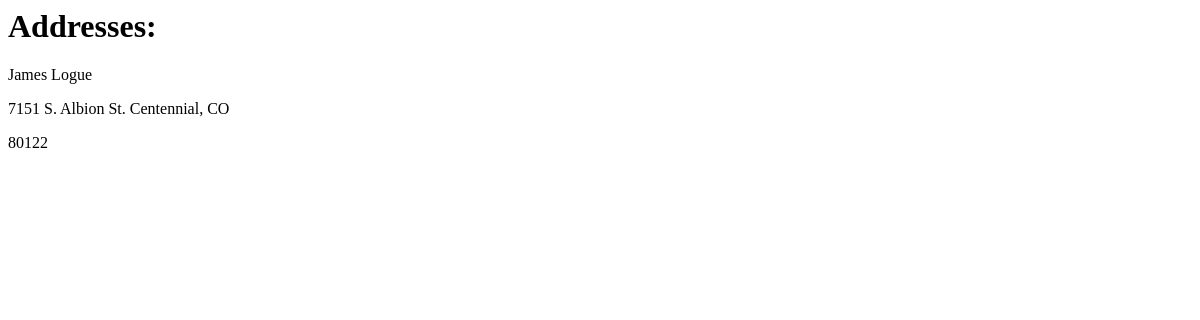
The page /address_book on the database as committed earlier.
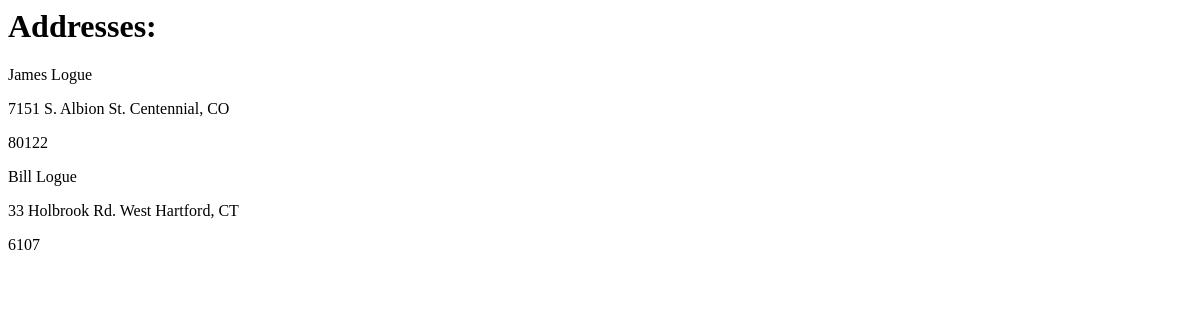
The same page on the database as committed later.
### app/models.py (models this page shows, shortened)
class Address(db.Model):
    id = db.Column(db.Integer, primary_key=True)
    first_name = db.Column(db.String(64), index=True)
    last_name = db.Column(db.String(64))
    address = db.Column(db.String(128))
    zip_code = db.Column(db.String(64))
    city = db.Column(db.String(64))
    state = db.Column(db.String(64))

### app/routes.py (the view)
@app.route('/address_book', methods=['GET'])
def address_book():
    addresses = Address.query.all()
    return render_template('address_book.html', addresses=addresses)

### app/templates/address_book.html
{% extends "base.html" %}
{% block content %}
  <div>
    <h1>Addresses:</h1>
      {% for address in addresses %}
      <p>{{address.first_name}} {{ address.last_name }}</p>
      <p>{{address.address}} {{ address.city }}, {{ address.state }}</p>
      <p>{{ address.zip_code }}</p>
      {% endfor %}
  </div>
{% endblock %}

### app/templates/base.html (shortened to what this page needs)
<html>
    <head>
    </head>
    <body>
      {% block content %}
      {% endblock %}
    </body>
</html>

Rows that differ between the two databases and show on the page:
added Address: first_name "Bill", last_name "Logue", address "33 Holbrook Rd.", city "West Hartford", state "CT", zip_code "6107"
